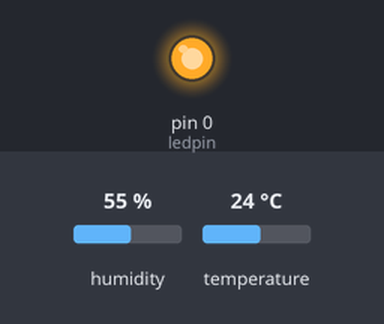
Bench run of a program on a simulated MicroPython board. Parts: output pins drawn as LEDs (lit = HIGH). The inputs (shaded band) are chosen by the test bench; at power-on: humidity 55 %, temperature 24 °C. WiFi joins after 1.5 s; requests to the public web service named in the program get a made-up reply in its usual format after 0.4 s (London, UTC, broken clouds, 64 % humidity, 1013 hPa unless stated); what the program prints to the serial console is not drawn.

Above: at 16.7 s.
Timing chart, 0 to 41.1 s (numbered marks = the images above):
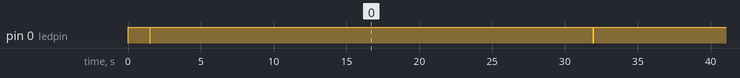

The program:

temphumi_thingspeak.py
```python
import time
import dht
import machine
import network
import socket
import gc

# constants
DHTPIN = 5
LEDPIN = 0
LEDOFF = 1
LEDON = 0

# functions
def ledon(ledpin):
    ledpin.value(LEDON)

def ledoff(ledpin):
    ledpin.value(LEDOFF)

def do_connect():
    wlan = network.WLAN(network.STA_IF)
    wlan.active(True)
    if not wlan.isconnected():
        print('connecting to network...')
        wlan.connect('lentil', 'greats1ab')
        while not wlan.isconnected():
            pass
    print('network config:', wlan.ifconfig())
    return(wlan)

def http_get(url):
    _, _, host, path = url.split('/', 3)
    addr = socket.getaddrinfo(host, 80)[0][-1]
    s = socket.socket()
    s.connect(addr)
    s.send(bytes('GET /%s HTTP/1.0\r\nHost: %s\r\n\r\n' % (path, host), 'utf8'))
    while True:
        data = s.recv(100)
        if data:
            print(str(data, 'utf8'), end='')
        else:
            break
    print()
    s.close()

def main():
    thingspeakaddress = "api.thingspeak.com"
    writeAPIKey = "1KQT1C2UPYQYS7U5"

    # setup
    mydht = dht.DHT22(machine.Pin(5))
    ledpin = machine.Pin(LEDPIN, machine.Pin.OUT)
    ledpin.value(LEDOFF)
    wlan = do_connect()


    # infinite loop
    while True:
        ledon(ledpin)
        mydht.measure()
        ledoff(ledpin)
        temp = round(mydht.temperature(),1)
        humi = round(mydht.humidity(),1)
        memfree = gc.mem_free()
        print("Temperature: {}".format(temp))
        print("Humidity:    {}".format(humi))
        print("Memory free: {}".format(memfree))
        print()

        http_get('http://api.thingspeak.com/update?api_key={}&field1={}&field2={}&field3={}'.format(
            writeAPIKey,
            temp,
            humi,
            memfree
            ))

        time.sleep_ms(30000)

if __name__ == "__main__":
    main()
```

Measured:
- by itself, pin 0 (ledpin): alternates HIGH for 30.4 s and LOW for 0.02 s
